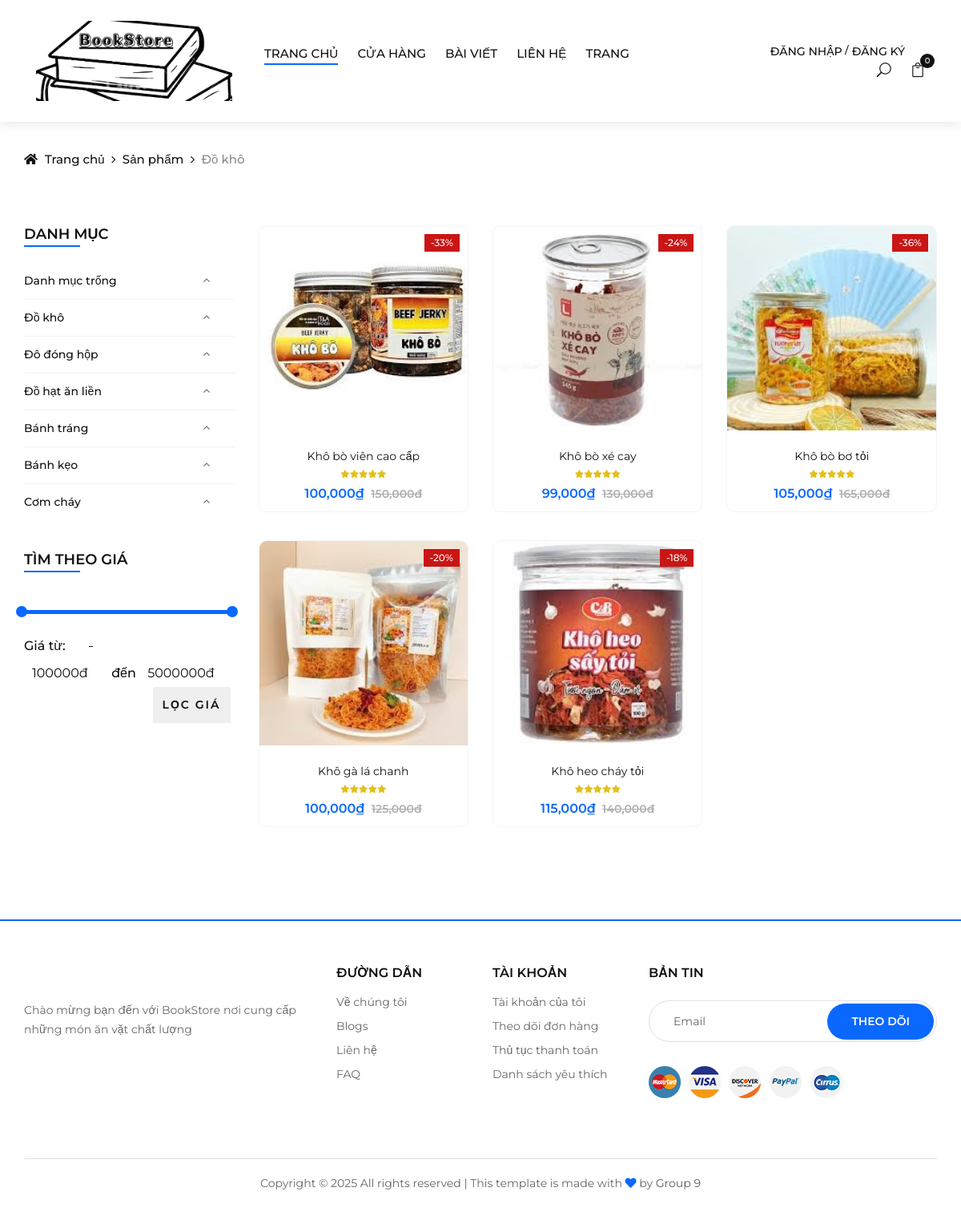
The page /index.php?url=danh-muc-san-pham&id=2 on the database its author committed.
### tables this page shows
CREATE TABLE `categories` (
  `category_id` int NOT NULL,
  `name` varchar(255) NOT NULL,
  `image` varchar(255) NOT NULL,
  `status` tinyint(1) NOT NULL DEFAULT '1'
);

CREATE TABLE `products` (
  `product_id` int NOT NULL,
  `category_id` int NOT NULL,
  `name` varchar(255) NOT NULL,
  `image` varchar(255) NOT NULL,
  `quantity` int NOT NULL,
  `price` int NOT NULL,
  `sale_price` int NOT NULL,
  `create_date` datetime NOT NULL DEFAULT CURRENT_TIMESTAMP,
  `views` int NOT NULL DEFAULT '0',
  `details` text NOT NULL,
  `short_description` text NOT NULL,
  `status` tinyint(1) NOT NULL DEFAULT '1'
);

### models/pdo_library.php (called while the page is built, shortened)
<?php
function pdo_query($sql)
{
    $sql_args = array_slice(func_get_args(), 1);
    try {
        $conn = pdo_get_connection();
        $stmt = $conn->prepare($sql);
        $stmt->execute($sql_args);
        $rows = $stmt->fetchAll();
        return $rows;
    } catch (PDOException $e) {
        throw $e;
    } finally {
        unset($conn);
    }
}

### models/CategoryModel.php (called while the page is built, shortened)
<?php
class CategoryModel
{
    public function select_all_categories()
    {
        $sql = "SELECT * FROM categories ORDER BY category_id";
        return pdo_query($sql);
    }
}

### models/ProductModel.php (called while the page is built, shortened)
<?php
class ProductModel
{
    public function select_products_by_cate($category_id)
    {
        $sql = "SELECT * FROM products WHERE category_id = ?";
        return pdo_query($sql, $category_id);
    }
    public function discount_percentage($price, $sale_price)
    {
        $discount_percentage = ($price - $sale_price) / $price * 100;
        $round__percentage = round($discount_percentage, 0) . "%";
        return $round__percentage;
    }
}
$ProductModel = new ProductModel();

### views/shop-by-category.php (the view, shortened to what this page needs)
<?php
    if(isset($_GET['id']) && $_GET['id'] > 0) {
        $category_id = $_GET['id'];
        $list_products = $ProductModel->select_products_by_cate($category_id);
    }else {
        header("Location: index.php");
    }
    $list_catgories = $CategoryModel->select_all_categories();
?>
<div class="breadcrumb-option">
        <div class="container">
            <div class="row">
                <div class="col-lg-12">
                    <div class="breadcrumb__links">
                        <a href="index.php"><i class="fa fa-home"></i> Trang chủ</a>
                        <a href="index.php?url=cua-hang">
                            Sản phẩm
                        </a>
                        <span>
                            <?php foreach ($list_catgories as $value) {
                                if($value['category_id'] == $category_id) {
                                    echo $value['name'];
                                }
                            } ?>
                        </span>
                    </div>
                </div>
            </div>
        </div>
    </div>
    <section class="shop spad">
        <div class="container">
            <div class="row">
                <div class="col-lg-3 col-md-3">
                    <div class="shop__sidebar">
                        <div class="sidebar__categories">
                            <div class="section-title">
                                <h4>DANH MỤC</h4>
                            </div>
                            <div class="categories__accordion">
                                <div class="accordion" id="accordionExample">
                                    <?php foreach ($list_catgories as $value) {
                                        extract($value);
                                    ?>
                                    <div class="card">
                                        <div class="card-heading active">
                                            <a href="index.php?url=danh-muc-san-pham&id=<?=$category_id?>" >
                                                <?=$name?>
                                            </a>
                                        </div>
                                    </div>
                                    <?php
                                    }
                                    ?>
                                </div>
                            </div>
                        </div>
                        <div class="sidebar__filter">
                            <div class="section-title">
                                <h4>TÌM THEO GIÁ</h4>
                            </div>
                            <div class="filter-range-wrap">
                                <div class="price-range ui-slider ui-corner-all ui-slider-horizontal ui-widget ui-widget-content"
                                data-min="100000" data-max="5000000"></div>
                                <div class="range-slider">
                                    <form action="index.html" method="post">
                                        <div class="price-input">
                                            <p>Giá từ:</p> <br>
                                            <input type="text" id="minamount" > <p>đến</p>
                                            <input type="text" id="maxamount" > <br>
                                            <input type="submit" class="filter-price" name="" value="LỌC GIÁ">
                                        </div>
                                    </form>
                                </div>
                            </div>
                        </div>
                    </div>
                </div>
                <?php if(count($list_products) >0) {?>
                <div class="col-lg-9 col-md-9">
                    <div class="row">
                        <?php foreach ($list_products as $value) {
                            extract($value);
                            $discount_percentage = $ProductModel->discount_percentage($price, $sale_price);
                        ?>
                        <div class="col-lg-4 col-md-6 col-6-rp-mobile">
                            <div class="product__item sale">
                                <div class="product__item__pic set-bg" data-setbg="upload/<?=$image?>">
                                    <div class="label_right sale">-<?=$discount_percentage?></div>
                                    <ul class="product__hover">
                                    </ul>
                                </div>
                                <div class="product__item__text">
                                    <h6 class="text-truncate-1"><a href="product-details.html"><?=$name?></a></h6>
                                    <div class="rating">
                                        <i class="fa fa-star"></i>
                                        <i class="fa fa-star"></i>
                                        <i class="fa fa-star"></i>
                                        <i class="fa fa-star"></i>
                                        <i class="fa fa-star"></i>
                                    </div>
                                    <div class="product__price"><?=number_format($sale_price)."₫"?> <span><?=number_format($price)."đ"?> </span></div>
                                </div>
                            </div>
                        </div>
                        <?php
                        }
                        ?>
                    </div>
                </div>
                <?php }?>
            </div>
        </div>
    </section>

### rows shown on the page
categories: name "Đồ khô"
categories: name "Danh mục trống"
categories: name "Đô đóng hộp"
categories: name "Đồ hạt ăn liền"
categories: name "Bánh tráng"
categories: name "Bánh kẹo"
categories: name "Cơm cháy"
products: shows a picture, discount_percentage "33%", name "Khô bò viên cao cấp", sale_price "100,000", price "150,000"
products: shows a picture, discount_percentage "24%", name "Khô bò xé cay", sale_price "99,000", price "130,000"
products: shows a picture, discount_percentage "36%", name "Khô bò bơ tỏi", sale_price "105,000", price "165,000"
products: shows a picture, discount_percentage "20%", name "Khô gà lá chanh", sale_price "100,000", price "125,000"
products: shows a picture, discount_percentage "18%", name "Khô heo cháy tỏi", sale_price "115,000", price "140,000"
